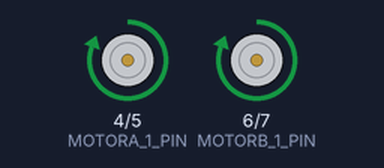
The sketch below on a simulated Arduino Uno, built with avr-gcc and run on an emulated ATmega328P. On the bench: motor-driver pin pairs drawn as motors (green arrow = first pin HIGH = forward, orange = second pin HIGH = backward, longer = more drive).

Above: at 1.0 s.
At 5.0 s:
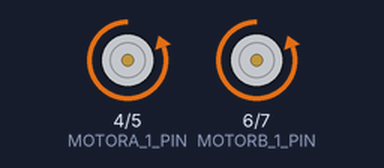
At 9.0 s:
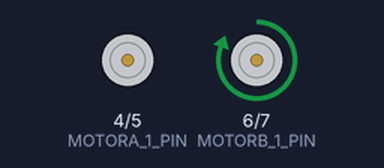
At 19.0 s:
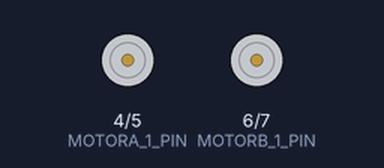
Timing chart, 0 to 20.8 s (numbered marks = the images above):
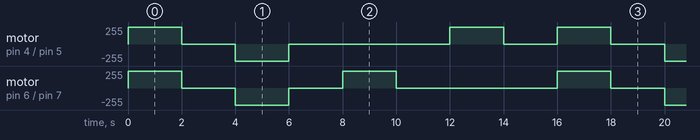

Measured:
- by itself, motor on pin 4 (MOTORA_1_PIN) / pin 5 (MOTORA_2_PIN): repeats every 16.0 s: stopped 2.0 s, backward 255/255 2.0 s, stopped 6.0 s, forward 255/255 2.0 s, stopped 2.0 s, forward 255/255 2.0 s
- by itself, motor on pin 6 (MOTORB_1_PIN) / pin 7 (MOTORB_2_PIN): repeats every 16.0 s: stopped 2.0 s, backward 255/255 2.0 s, stopped 2.0 s, forward 255/255 2.0 s, stopped 6.0 s, forward 255/255 2.0 s

The sketch:

L298N-MotorRun.ino
```cpp
/*
   A L298N motor run test
*/


//declare motor pins
//from left to right
const int MOTORA_1_PIN = 4;   //LEFT 1: IN1
const int MOTORA_2_PIN = 5;   //LEFT 2: IN2
const int MOTORB_1_PIN = 6;  //RIGHT 1:  IN3
const int MOTORB_2_PIN = 7;  //RIGHT 2:  IN4


//left wheel forward
void leftWheelForward() {
  //TODO
  digitalWrite(MOTORA_1_PIN, HIGH);
  digitalWrite(MOTORA_2_PIN, LOW);
}
//right wheel forward
void rightWheelForward() {
  //TODO
  digitalWrite(MOTORB_1_PIN, HIGH);
  digitalWrite(MOTORB_2_PIN, LOW);
}
//left wheel backward
void leftWheelBackward() {
  //TODO
  digitalWrite(MOTORA_1_PIN, LOW);
  digitalWrite(MOTORA_2_PIN, HIGH);
}
//right wheel backward
void rightWheelBackward() {
  //TODO
  digitalWrite(MOTORB_1_PIN, LOW);
  digitalWrite(MOTORB_2_PIN, HIGH);
}
//left wheel stop
void leftWheelStop() {
  digitalWrite(MOTORA_1_PIN, LOW);
  digitalWrite(MOTORA_2_PIN, LOW);
}
//right wheel stop
void rightWheelStop() {
  digitalWrite(MOTORB_1_PIN, LOW);
  digitalWrite(MOTORB_2_PIN, LOW);
}

//car turn left
void turnLeft() {
  leftWheelStop();
  rightWheelForward();
}
//car turn right
void turnRight() {
  leftWheelForward();
  rightWheelStop();
}
//car go forward
void goForward() {
  leftWheelForward();
  rightWheelForward();
}
//car go backward
void goBackward() {
  leftWheelBackward();
  rightWheelBackward();
}
//car stop
void park() {
  leftWheelStop();
  rightWheelStop();
}

void setup() {
  // put your setup code here, to run once:
  //make the motor's pins output:
  pinMode(MOTORA_1_PIN, OUTPUT);
  pinMode(MOTORA_2_PIN, OUTPUT);
  pinMode(MOTORB_1_PIN, OUTPUT);
  pinMode(MOTORB_2_PIN, OUTPUT);
}

void loop() {
  // put your main code here, to run repeatedly:
  //two wheels bothStop for a while
  //  bothStop();
  //  delay(1000);

  //two wheels forward for a while
  //  pinMode(MOTOR_IN4_PIN,OUTPUT);
  //  pinMode(MOTOR_IN3_PIN,OUTPUT);
  //  pinMode(MOTOR_IN2_PIN,OUTPUT);
  //  pinMode(MOTOR_IN1_PIN,OUTPUT);
  //  leftForward();
  //  rightForward();
  //  delay(2000);

  //two wheels bothStop for a while
  //  bothStop();
  //  delay(2000);

  //two wheels backward for a while
  //  leftBackward();
  //  rightBackward();
  //  delay(2000);
  //
  //  //two wheels bothStop for a while
  //  bothStop();
  //  delay(2000);

  goForward();
  delay(2000);
  park();
  delay(2000);
  goBackward();
  delay(2000);
  park();
  delay(2000);
  turnLeft();
  delay(2000);
  park();
  delay(2000);
  turnRight();
  delay(2000);
  park();
  delay(2000);

}
```
